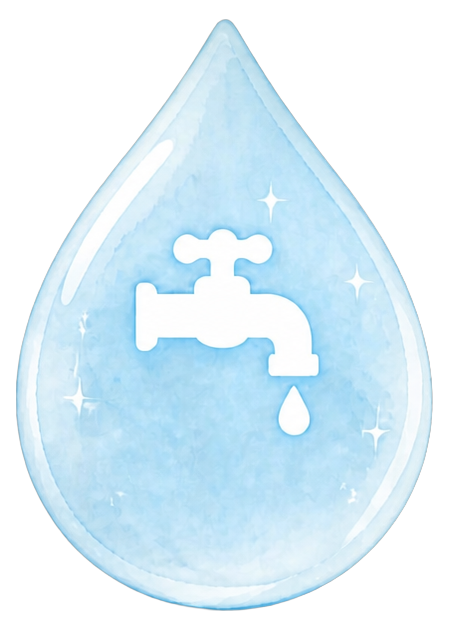
#> input picture kiosk/assets/bubble-reduce.png, 450 x 630 px, given in place of water-raw.png, which was not available
$ python make-water-tile.py
#> lines starting #> are read from the running program, lines starting #| are printed output that depends on the picture; pictures that were not available may be replaced by others from this repository, and a replacement may not be noted
#!/usr/bin/env python
# -*- coding: utf-8 -*-
"""실사 물 텍스처 → 좌우 타일러블 kiosk/assets/water.png

  python scripts/make-water-tile.py [--in assets-src/water/water-raw.png] [--w 1024] [--h 428]

renderer 는 water.png 가 있으면 절차 생성 대신 이 이미지를 쓴다(x = 흐름 방향, 반복).
좌우 가장자리를 교차 블렌딩해 이음매를 없앤다. 세로는 반복하지 않으므로 손대지 않는다.
"""
import os, sys
import numpy as np
from PIL import Image, ImageEnhance

ROOT = os.path.dirname(os.path.dirname(os.path.abspath(__file__)))

def arg(k, d):
    a = sys.argv
    return a[a.index('--' + k) + 1] if ('--' + k) in a and a.index('--' + k) + 1 < len(a) else d

def main():
    src = arg('in', os.path.join(ROOT, 'assets-src', 'water', 'water-raw.png'))
    W, H = int(arg('w', '1024')), int(arg('h', '428'))
    im = Image.open(src).convert('RGB')
    # 가운데 띠를 쓴다 — 생성 이미지는 가장자리 밝기가 고르지 않다
    cw, ch = im.width, int(im.width * H / W)
#> cw = 450; ch = 188
    y0 = (im.height - ch) // 2
#> y0 = 221
    im = im.crop((0, y0, cw, y0 + ch)).resize((W + W // 4, H), Image.LANCZOS)
#> im: PIL image 1280x428 RGB
    a = np.asarray(im).astype(np.float32)
    ov = W // 4                                        # 겹침 폭 — 넓을수록 이음매가 부드럽다
    base, tail = a[:, :W], a[:, W:W + ov]
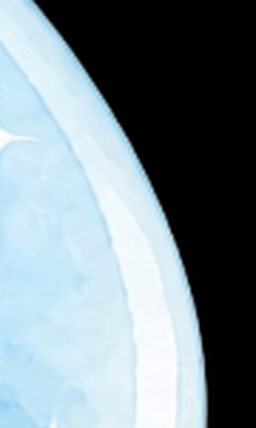
#> tail: shape (428, 256, 3) float32; mean R, G, B 123.2, 137.6, 144.6
    ramp = np.linspace(0, 1, ov)[None, :, None]
    base[:, :ov] = base[:, :ov] * ramp + tail * (1 - ramp)   # 왼쪽 끝을 오른쪽 너머 조각과 섞는다 → 오른끝-왼끝이 이어진다
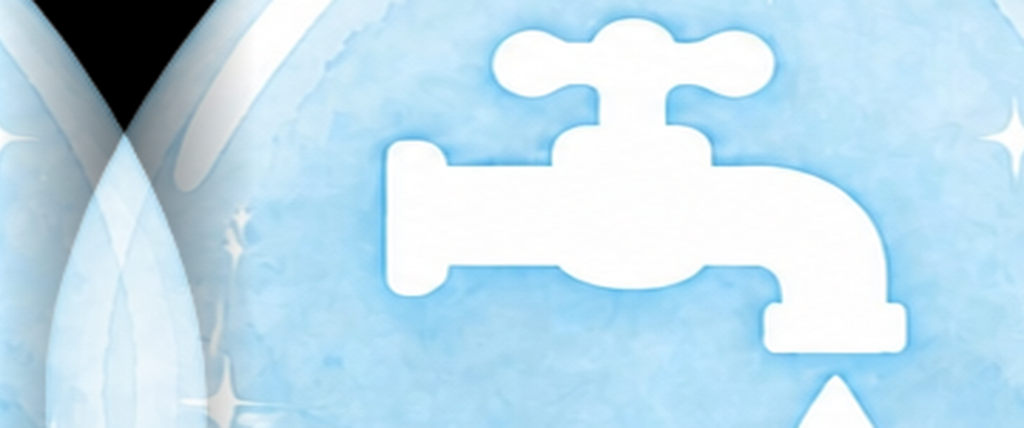
#> base: shape (428, 1024, 3) float32; mean R, G, B 190.3, 220.3, 235.6
    out = Image.fromarray(np.clip(base, 0, 255).astype(np.uint8))
    # 생성본은 모래 바닥 위 얕은 물이라 거의 흰색(평균 밝기 ~200)이다. 그대로 쓰면 강이 회색 리본으로 읽혔다.
    # 물결 패턴은 남기고 색만 '깊이가 있는 맑은 강'으로: 밝기를 낮추고 청록으로 기울인 뒤 대비를 되살린다.
    arr = np.asarray(out).astype(np.float32)
    lum = arr.mean(axis=2, keepdims=True)
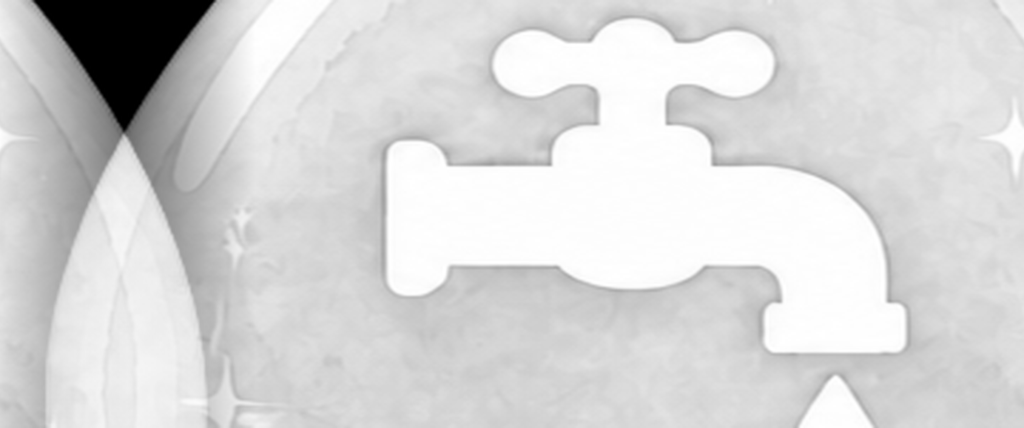
#> lum: shape (428, 1024, 1) float32; min 0, max 255, mean 215.2
    detail = arr - lum                                   # 물결 디테일(색 편차)
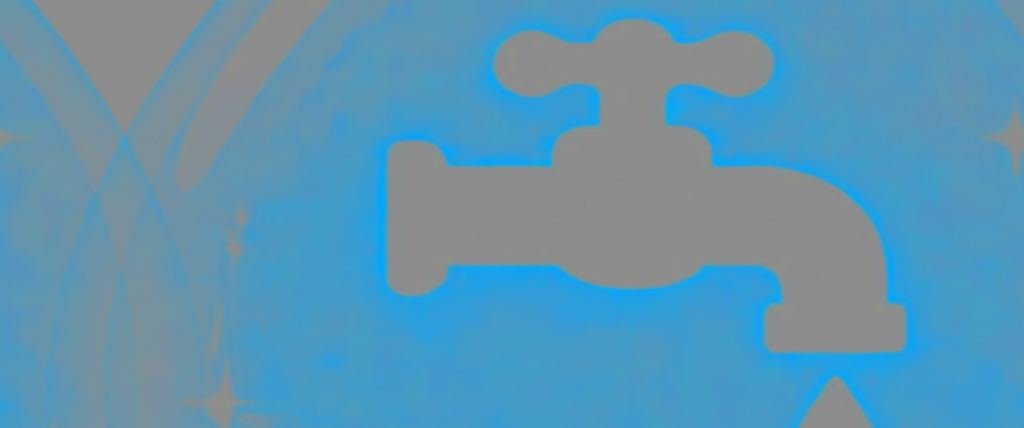
#> detail: shape (428, 1024, 3) float32; mean R, G, B -25.1, 4.9, 20.2; drawn with min black and max white
    t = (lum - lum.min()) / max(1.0, float(lum.max() - lum.min()))   # 0~1 밝기 순위
    # 삼성 지정 팔레트(2026-09-03 클라이언트 전달): 깊은 물 = 파랑 계열 #0077c8, 얕은 반사 = 물방울색 #00b3e3 을 흰색과 반씩 섞은 틴트.
    # (2026-09-01 에는 공식 #1428A0 을 밝게 기울인 임시값이었다)
    deep = np.array([0, 119, 200], np.float32); light = np.array([128, 217, 241], np.float32)
    base_col = deep * (1 - t) + light * t               # 어두운 곳 = 깊은 물, 밝은 곳 = 얕은 반사
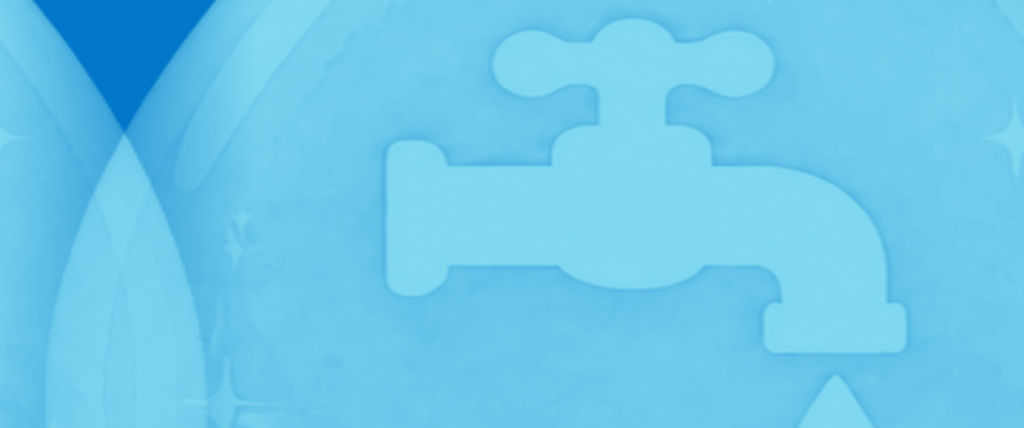
#> base_col: shape (428, 1024, 3) float32; mean R, G, B 108.1, 201.5, 234.2
    arr = base_col + detail * 1.35                       # 디테일 대비를 살린다
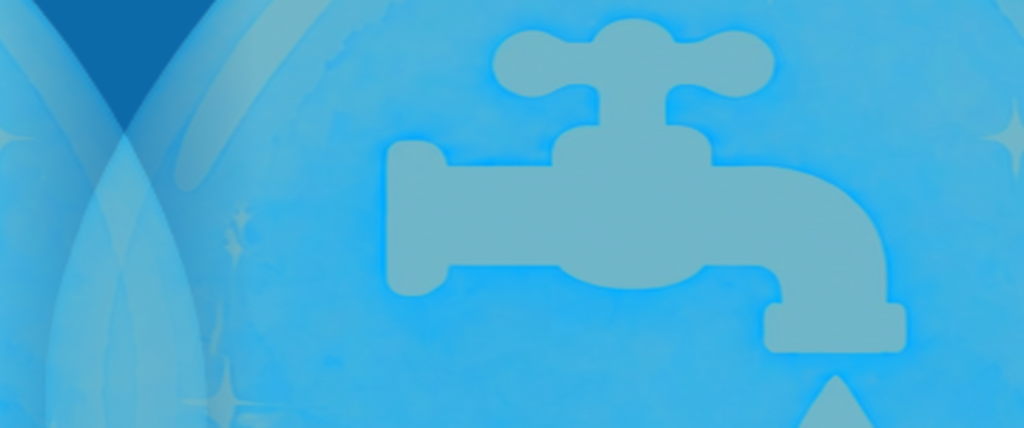
#> arr: shape (428, 1024, 3) float32; mean R, G, B 74.1, 208.2, 261.8; drawn with min black and max white
    out = Image.fromarray(np.clip(arr, 0, 255).astype(np.uint8))
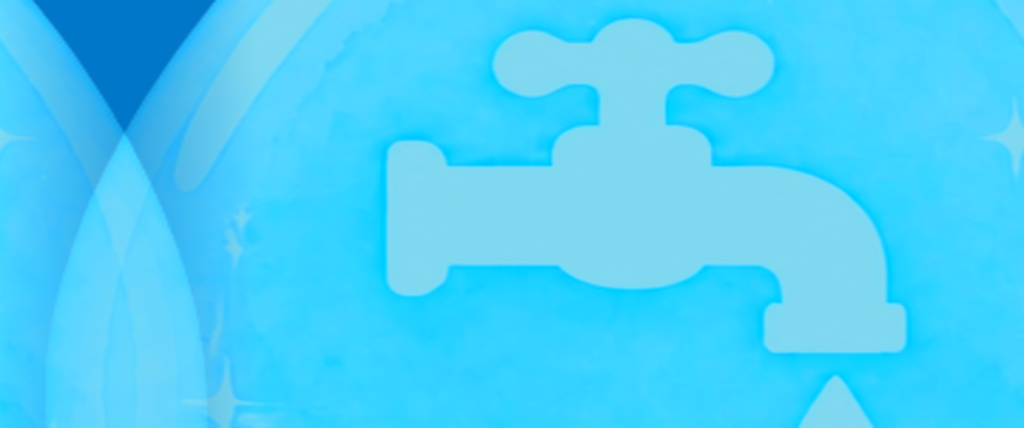
#> out: PIL image 1024x428 RGB; mean R, G, B 73.7, 207.8, 249.4
    dst = os.path.join(ROOT, 'kiosk', 'assets', 'water.png')
    out.save(dst, optimize=True)
    # 이음매 검사: 오른쪽 끝 열과 왼쪽 끝 열의 평균 차이
    b = np.asarray(out).astype(np.float32)
    seam = float(np.abs(b[:, 0] - b[:, -1]).mean())
#> seam = 0.674
    print('water.png %dx%d, 이음매 평균차 %.1f (255 기준, 6 이하면 눈에 안 띈다) → %s' % (W, H, seam, dst))
#| water.png 1024x428, 이음매 평균차 0.7 (255 기준, 6 이하면 눈에 안 띈다) → kiosk/assets/water.png
    return 0 if seam < 8 else 1

if __name__ == '__main__':
    sys.exit(main())
#> (the program exits here)

$ run again, on kiosk/assets/bubble-restore.png
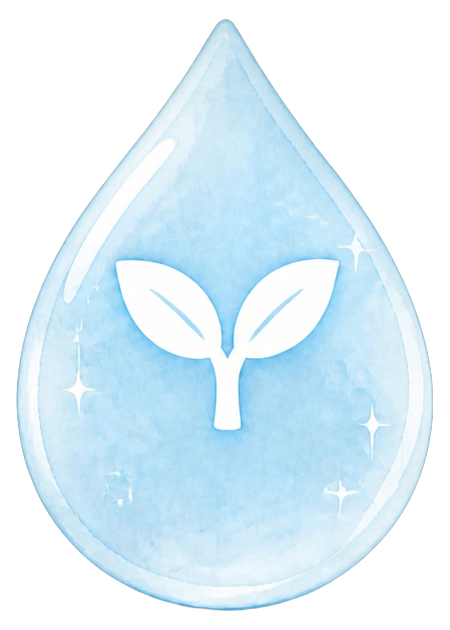
#> input picture kiosk/assets/bubble-restore.png, 450 x 630 px, given in place of water-raw.png, which was not available
#> in main, `arr = base_col + detail * 1.35`:
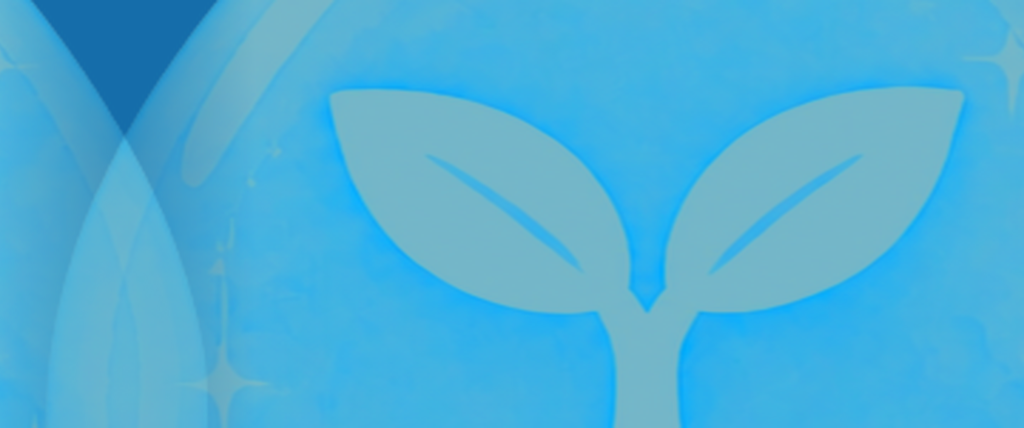
#> arr: shape (428, 1024, 3) float32; mean R, G, B 74.3, 208, 261.6; drawn with min black and max white
#> in main, `out = Image.fromarray(np.clip(arr, 0, 255).astype(np.uint8))`:
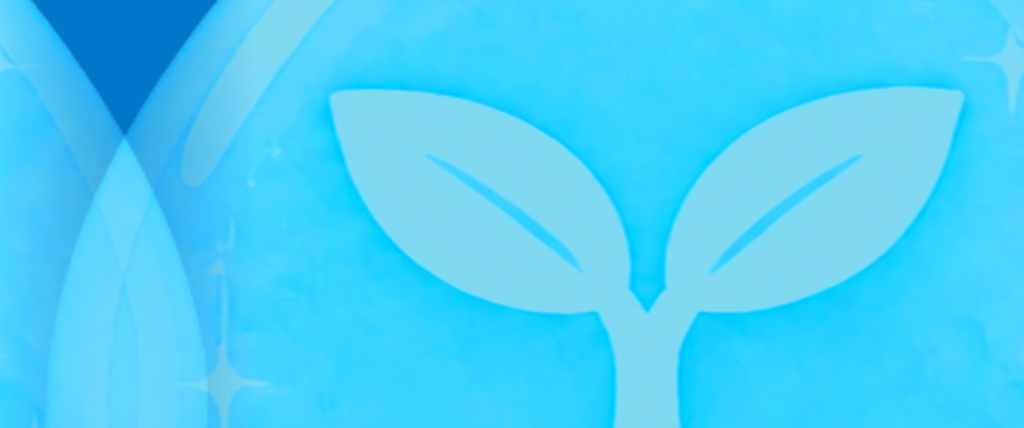
#> out: PIL image 1024x428 RGB; mean R, G, B 73.9, 207.7, 249.1
#> seam = 0.562
#| water.png 1024x428, 이음매 평균차 0.6 (255 기준, 6 이하면 눈에 안 띈다) → kiosk/assets/water.png

$ run again, on kiosk/assets/bubble-reuse.png
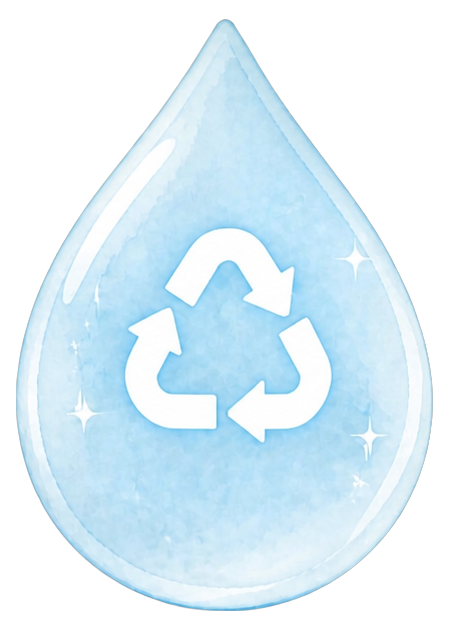
#> input picture kiosk/assets/bubble-reuse.png, 450 x 630 px, given in place of water-raw.png, which was not available
#> in main, `arr = base_col + detail * 1.35`:
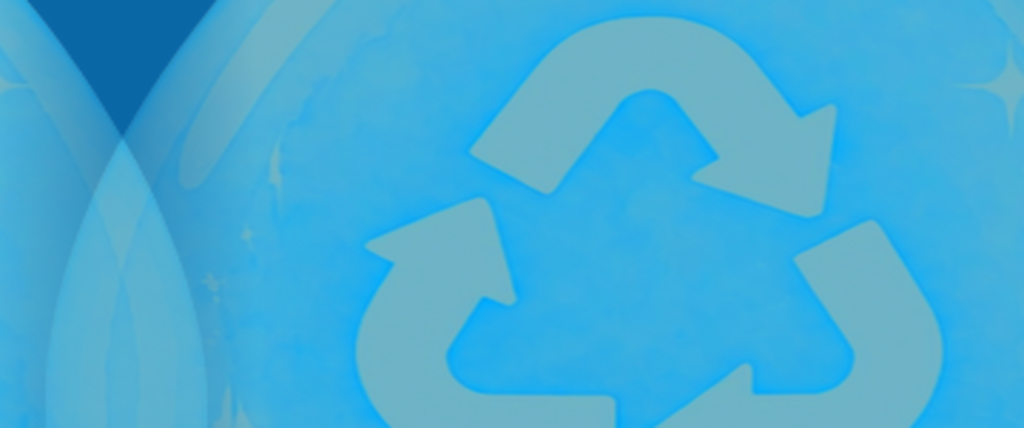
#> arr: shape (428, 1024, 3) float32; mean R, G, B 74.3, 208, 261.3; drawn with min black and max white
#> in main, `out = Image.fromarray(np.clip(arr, 0, 255).astype(np.uint8))`:
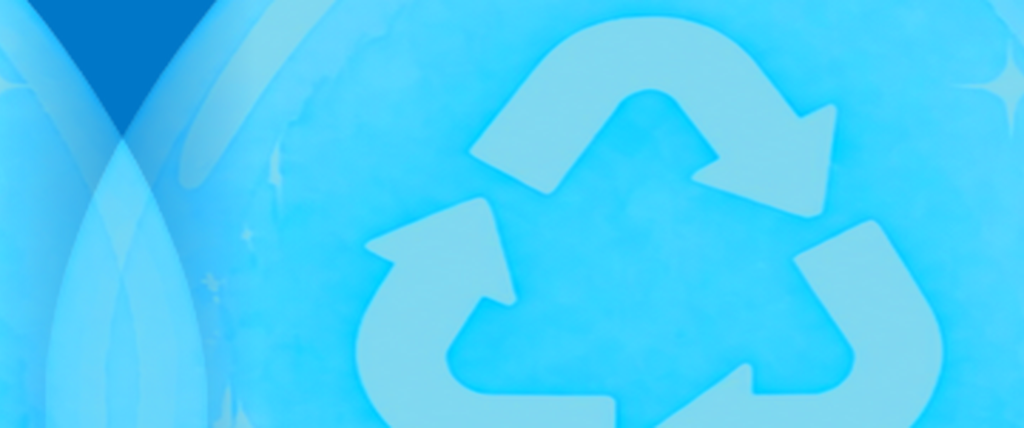
#> out: PIL image 1024x428 RGB; mean R, G, B 73.8, 207.7, 249.2
#> seam = 0.555
#| water.png 1024x428, 이음매 평균차 0.6 (255 기준, 6 이하면 눈에 안 띈다) → kiosk/assets/water.png
